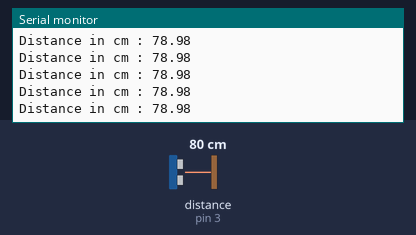
A sketch run on a simulated Arduino Uno, built with avr-gcc and run on an emulated ATmega328P. On the bench: the last lines printed to the serial monitor. Wiring (inferred from the names in the program): ultrasonic range finder: trigger pin 2; echo pin 3. The inputs (shaded band) are chosen by the test bench; at power-on: distance to the obstacle (sensor on pin 3) 80 cm. The echo pulse lasts 58.3 µs per cm.

Above: at 1.2 s.
1.3 s: distance to the obstacle (sensor on pin 3) set to 2 cm
At 1.38 s:
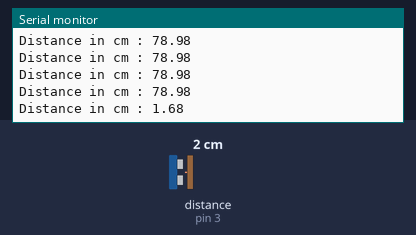
2.8 s: distance to the obstacle (sensor on pin 3) set to 250 cm
At 2.9 s:
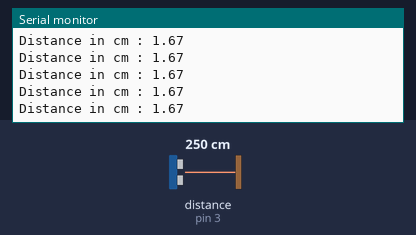
5.8 s: distance to the obstacle (sensor on pin 3) set to 35 cm
At 5.8 s:
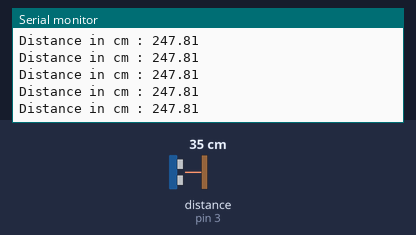
8.8 s: distance to the obstacle (sensor on pin 3) set to 250 cm
At 8.9 s:
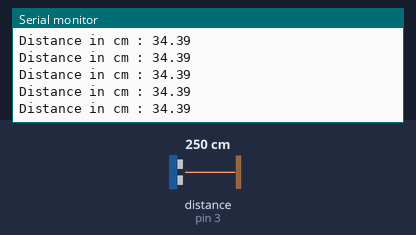
Timing chart, 0 to 11.8 s (numbered marks = the images above; inputs shaded):
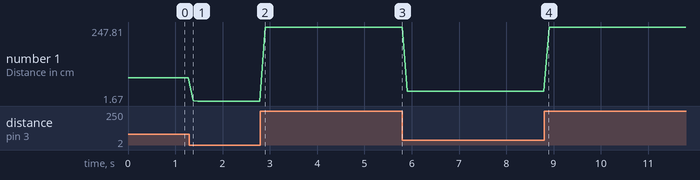

The sketch:

distance_using_sr041.ino
```cpp
// (licence header left out)
int trig = 2;   // can be a digital only pin
int echo = 3;   // has to be a PWM
float timeduration, distance;

void setup()
{
  Serial.begin(9600);
  pinMode(trig, OUTPUT);
  pinMode(echo, INPUT);
}

void loop()
{
  digitalWrite(trig, LOW);
  delayMicroseconds(2);
  digitalWrite(trig, HIGH);
  delayMicroseconds(10);
  digitalWrite(trig, LOW);
  timeduration = pulseIn(echo, HIGH);   // finds the time of pulse in pin
  // in this case LOW-HIGH-LOW pulse
  distance = 0.034*timeduration/2;
  Serial.print("Distance in cm : ");
  Serial.println(distance);
  delay(100);
}

// Author Footprint: //Pranjal Das
```

Measured:
- after the input at 1.3 s, the serial monitor: prints a new line after 0.08 s (image 1)
- plotted number 1: 78.98 → 1.67 after the input at 1.3 s, 1.67 → 247.81 after the input at 2.8 s, 247.81 → 34.39 after the input at 5.8 s, 34.39 → 247.81 after the input at 8.8 s
